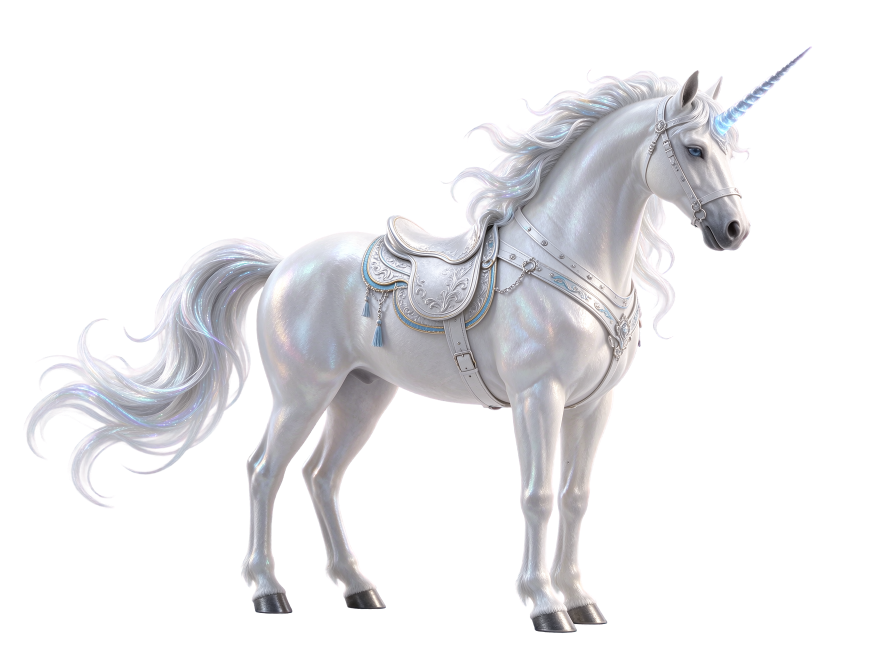
#> input picture tools/形象/坐骑/_unicorn_raw.png, 1773 x 1330 px (shown at 1/2 size); its folder holds only this picture in this run
$ python mount_matte.py '形象/坐骑' out.png
#> lines starting #> are read from the running program, lines starting #| are printed output that depends on the picture; after the words box and inside, x2 and y2 are one past the last pixel; in counts of white or black regions, pixels touching at a corner belong together
# -*- coding: utf-8 -*-
# 坐骑立绘抠白底 + 出"鞍面标尺"预览图
# 用法：python -X utf8 mount_matte.py <输入目录> <输出目录>
import sys, os
from PIL import Image, ImageDraw
import numpy as np
from collections import deque

IN = sys.argv[1]
OUT = sys.argv[2]
os.makedirs(OUT, exist_ok=True)


def matte(path):
#> called with path = '形象/坐骑/_unicorn_raw.png'
    im = Image.open(path).convert("RGBA")
#> im is the input picture: PIL image 1773x1330 RGBA; mean R, G, B, A 51, 50.6, 52.5, 66.5
    a = np.asarray(im).copy()
    H, W = a.shape[:2]
#> H = 1330; W = 1773
    vis = np.zeros((H, W), bool)
    dq = deque()

    def near(y, x):
        r, g, b = a[y, x, 0], a[y, x, 1], a[y, x, 2]
        return min(int(r), int(g), int(b)) >= 236

    for x in range(W):
        for y in (0, H - 1):
            if near(y, x) and not vis[y, x]:
                vis[y, x] = True; dq.append((y, x))
#> vis: shape (1330, 1773) bool; every value is 0
    for y in range(H):
        for x in (0, W - 1):
            if near(y, x) and not vis[y, x]:
                vis[y, x] = True; dq.append((y, x))
    while dq:
        y, x = dq.popleft()
        for dy, dx in ((1, 0), (-1, 0), (0, 1), (0, -1)):
            ny, nx = y + dy, x + dx
            if 0 <= ny < H and 0 <= nx < W and not vis[ny, nx] and near(ny, nx):
                vis[ny, nx] = True; dq.append((ny, nx))
#> this loop made 0 passes
    a[:, :, 3] = np.where(vis, 0, a[:, :, 3])
    a[:, :, 3] = np.where(a[:, :, 3] < 90, 0, a[:, :, 3])
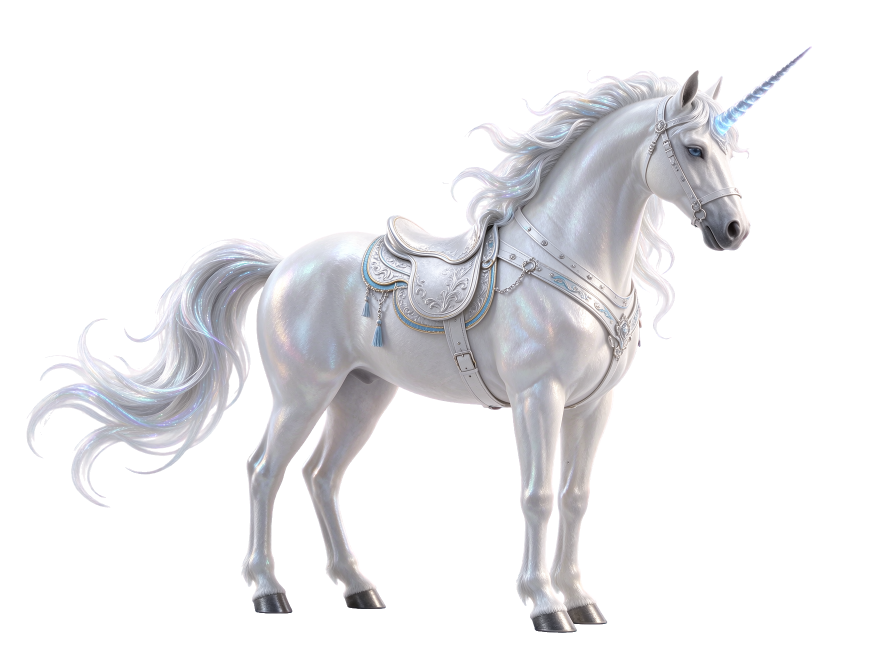
#> a: shape (1330, 1773, 4) (shown at 1/2 size); 1.08% of pixels changed, all inside (x1, y1, x2, y2) = (46, 92, 1625, 1267); transparent parts drawn white
    # 半透边缘按亮度反预乘（白底）
    rgb = a[:, :, :3].astype(np.float32)
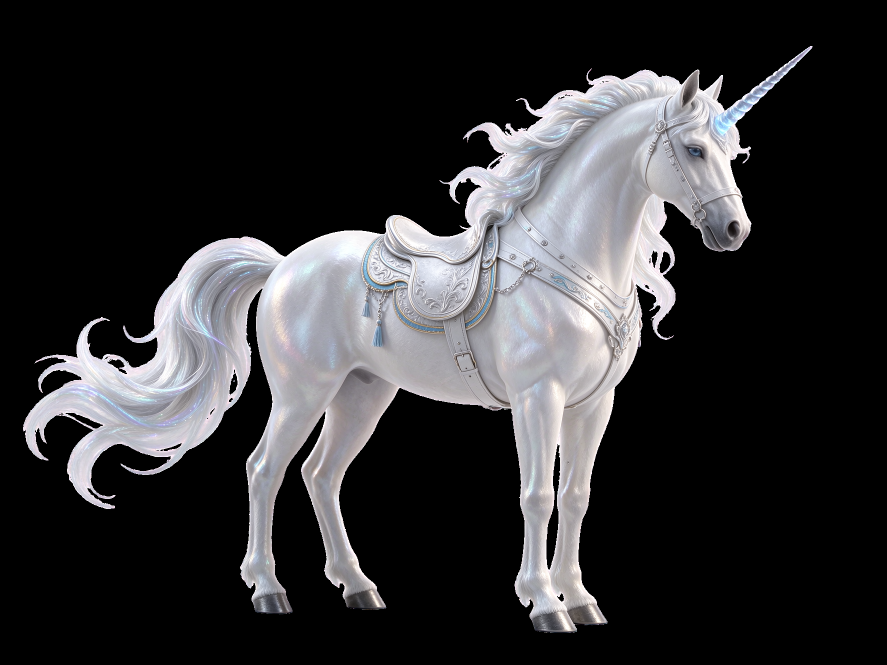
#> rgb: shape (1330, 1773, 3) float32 (shown at 1/2 size); mean R, G, B 51, 50.6, 52.5
    al = a[:, :, 3:4].astype(np.float32) / 255.0
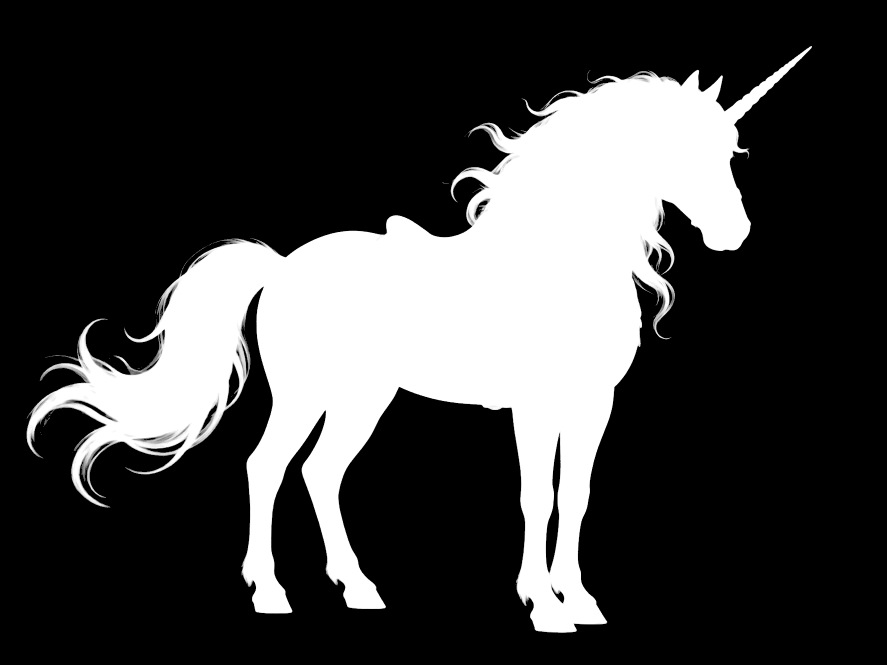
#> al: shape (1330, 1773, 1) float32 (shown at 1/2 size); min 0, max 1, mean 0.259
    safe = np.clip(al, 1e-4, 1)
    rgb = np.clip((rgb - (1.0 - al) * 255.0) / safe, 0, 255)
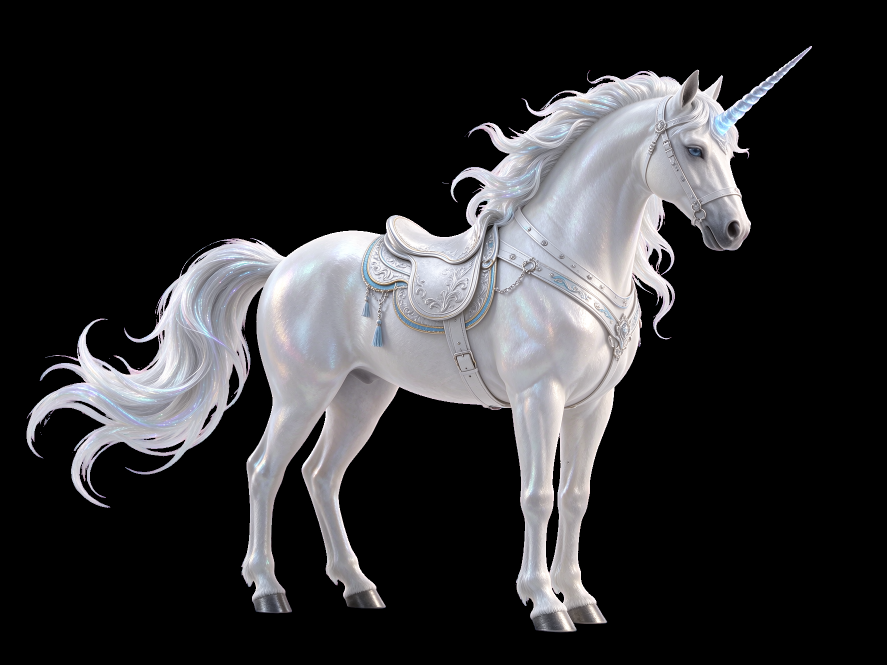
#> rgb: shape (1330, 1773, 3) float32 (shown at 1/2 size); mean R, G, B 48.2, 47.9, 49.7
    a[:, :, :3] = rgb.astype(np.uint8)
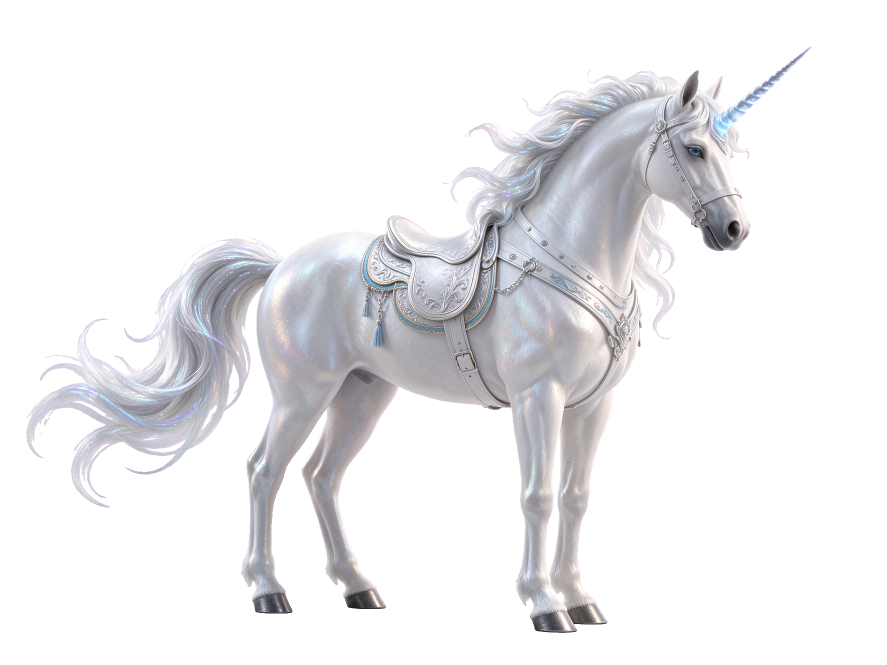
#> a: shape (1330, 1773, 4) (shown at 1/2 size); 3.01% of pixels changed, all inside (x1, y1, x2, y2) = (46, 92, 1625, 1267); transparent parts drawn white
    return Image.fromarray(a)


names = [os.path.splitext(f)[0] for f in os.listdir(IN) if f.lower().endswith(".png")]
for n in names:
    src = matte(os.path.join(IN, n + ".png"))
    bb = src.getbbox()
    src = src.crop(bb)
    h, w = src.size[1], src.size[0]
    # 统一出 600 高
    th = 600
    tw = max(2, round(w * th / h))
    src = src.resize((tw, th), Image.LANCZOS)
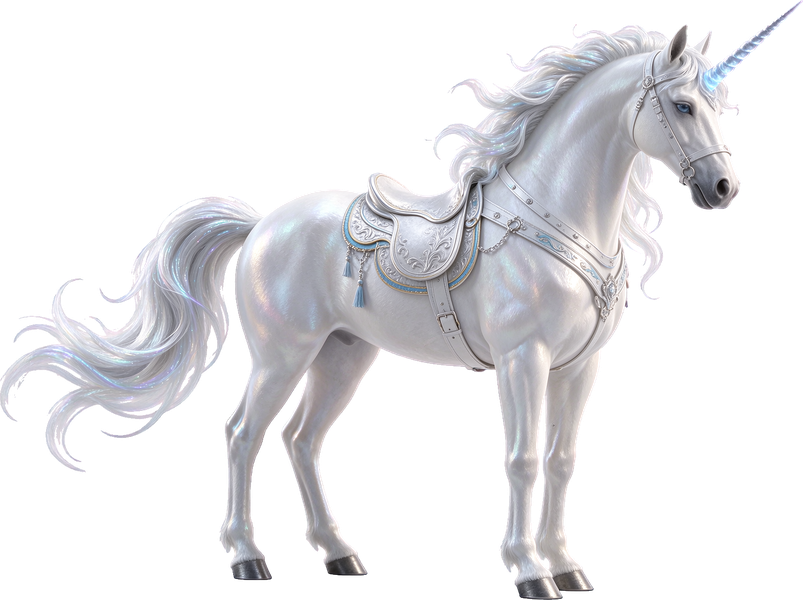
#> src: PIL image 803x600 RGBA; mean R, G, B, A 65.5, 64.8, 67.5, 84.5; transparent parts drawn white
    src.save(os.path.join(OUT, n + "_m.png"))
    # 标尺图：每 5% 一条线，方便读鞍面比例
    g = Image.new("RGB", (tw, th), (255, 255, 255))
#> g: PIL image 803x600 RGB; every value is 255
    bg = Image.new("RGBA", src.size, (255, 255, 255, 255)); bg.alpha_composite(src)
#> after `bg = Image.new('RGBA', src.size, (255, 255, 255, 255))`: bg: PIL image 803x600 RGBA; every value is 255
    g.paste(bg.convert("RGB"), (0, 0))
    d = ImageDraw.Draw(g)
    for p in range(0, 101, 5):
        y = int(th * p / 100.0)
        col = (220, 40, 40) if p % 20 == 0 else (200, 200, 200)
        d.line([(0, y), (tw, y)], fill=col, width=1)
        d.text((3, max(0, y - 11)), "%d" % p, fill=(200, 0, 0))
    g.save(os.path.join(OUT, n + "_grid.png"))
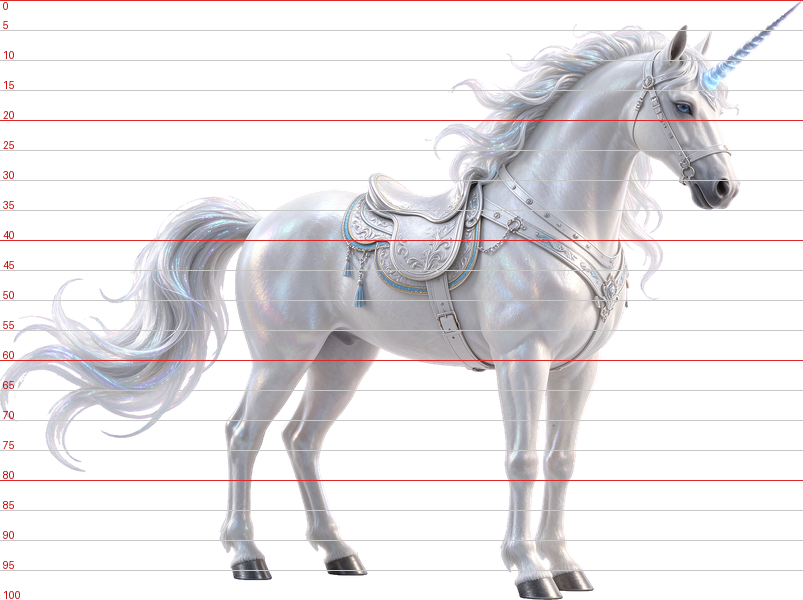
#> saved as _unicorn_raw_grid.png: PIL image 803x600 RGB; mean R, G, B 230, 227.9, 230.1
    print("%s  bbox=%s  ->  %dx%d" % (n, bb, tw, th))
#| _unicorn_raw  bbox=(53, 92, 1624, 1266)  ->  803x600
